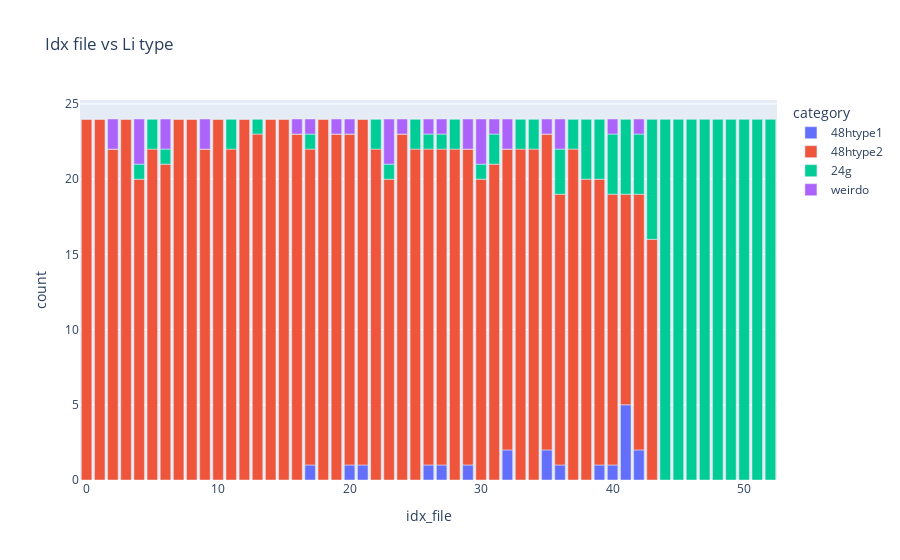

Write notebook code for a chart like this one.
### Code cell
get_amount_type(file_loc_important_cols_sorted, litype, el = "Li")
df = plot_amount_type(file_loc_important_cols_sorted, litype, el = "Li", style = "bar")

### Figure 1 — Plotly figure (JSON) as saved in the notebook; plotly's stock layout.template omitted (floating-point values rounded to 4 significant figures)
{"data": [{"alignmentgroup": "True", "hovertemplate": "category=48htype1<br>idx_file=%{x}<br>count=%{y}<extra></extra>", "legendgroup": "48htype1", "marker": {"color": "#636efa", "pattern": {"shape": ""}}, "name": "48htype1", "offsetgroup": "48htype1", "orientation": "v", "showlegend": true, "textposition": "auto", "type": "bar", "x": [0, 1, 2, 3, 4, 5, 6, 7, 8, 9, 10, 11, 12, 13, 14, 15, 16, 17, 18, 19, 20, 21, 22, 23, 24, 25, 26, 27, 28, 29, 30, 31, 32, 33, 34, 35, 36, 37, 38, 39, 40, 41, 42, 43, 44, 45, 46, 47, 48, 49, 50, 51, 52], "xaxis": "x", "y": [0, 0, 0, 0, 0, 0, 0, 0, 0, 0, 0, 0, 0, 0, 0, 0, 0, 1, 0, 0, 1, 1, 0, 0, 0, 0, 1, 1, 0, 1, 0, 0, 2, 0, 0, 2, 1, 0, 0, 1, 1, 5, 2, 0, 0, 0, 0, 0, 0, 0, 0, 0, 0], "yaxis": "y"}, {"alignmentgroup": "True", "hovertemplate": "category=48htype2<br>idx_file=%{x}<br>count=%{y}<extra></extra>", "legendgroup": "48htype2", "marker": {"color": "#EF553B", "pattern": {"shape": ""}}, "name": "48htype2", "offsetgroup": "48htype2", "orientation": "v", "showlegend": true, "textposition": "auto", "type": "bar", "x": [0, 1, 2, 3, 4, 5, 6, 7, 8, 9, 10, 11, 12, 13, 14, 15, 16, 17, 18, 19, 20, 21, 22, 23, 24, 25, 26, 27, 28, 29, 30, 31, 32, 33, 34, 35, 36, 37, 38, 39, 40, 41, 42, 43, 44, 45, 46, 47, 48, 49, 50, 51, 52], "xaxis": "x", "y": [24, 24, 22, 24, 20, 22, 21, 24, 24, 22, 24, 22, 24, 23, 24, 24, 23, 21, 24, 23, 22, 23, 22, 20, 23, 22, 21, 21, 22, 21, 20, 21, 20, 22, 22, 21, 18, 22, 20, 19, 18, 14, 17, 16, 0, 0, 0, 0, 0, 0, 0, 0, 0], "yaxis": "y"}, {"alignmentgroup": "True", "hovertemplate": "category=24g<br>idx_file=%{x}<br>count=%{y}<extra></extra>", "legendgroup": "24g", "marker": {"color": "#00cc96", "pattern": {"shape": ""}}, "name": "24g", "offsetgroup": "24g", "orientation": "v", "showlegend": true, "textposition": "auto", "type": "bar", "x": [0, 1, 2, 3, 4, 5, 6, 7, 8, 9, 10, 11, 12, 13, 14, 15, 16, 17, 18, 19, 20, 21, 22, 23, 24, 25, 26, 27, 28, 29, 30, 31, 32, 33, 34, 35, 36, 37, 38, 39, 40, 41, 42, 43, 44, 45, 46, 47, 48, 49, 50, 51, 52], "xaxis": "x", "y": [0, 0, 0, 0, 1, 2, 1, 0, 0, 0, 0, 2, 0, 1, 0, 0, 0, 1, 0, 0, 0, 0, 2, 1, 0, 2, 1, 1, 2, 0, 1, 2, 0, 2, 2, 0, 3, 2, 4, 4, 4, 5, 4, 8, 24, 24, 24, 24, 24, 24, 24, 24, 24], "yaxis": "y"}, {"alignmentgroup": "True", "hovertemplate": "category=weirdo<br>idx_file=%{x}<br>count=%{y}<extra></extra>", "legendgroup": "weirdo", "marker": {"color": "#ab63fa", "pattern": {"shape": ""}}, "name": "weirdo", "offsetgroup": "weirdo", "orientation": "v", "showlegend": true, "textposition": "auto", "type": "bar", "x": [0, 1, 2, 3, 4, 5, 6, 7, 8, 9, 10, 11, 12, 13, 14, 15, 16, 17, 18, 19, 20, 21, 22, 23, 24, 25, 26, 27, 28, 29, 30, 31, 32, 33, 34, 35, 36, 37, 38, 39, 40, 41, 42, 43, 44, 45, 46, 47, 48, 49, 50, 51, 52], "xaxis": "x", "y": [0, 0, 2, 0, 3, 0, 2, 0, 0, 2, 0, 0, 0, 0, 0, 0, 1, 1, 0, 1, 1, 0, 0, 3, 1, 0, 1, 1, 0, 2, 3, 1, 2, 0, 0, 1, 2, 0, 0, 0, 1, 0, 1, 0, 0, 0, 0, 0, 0, 0, 0, 0, 0], "yaxis": "y"}], "layout": {"barmode": "relative", "legend": {"title": {"text": "category"}, "tracegroupgap": 0}, "title": {"text": "Idx file vs Li type"}, "xaxis": {"anchor": "y", "domain": [0, 1], "title": {"text": "idx_file"}}, "yaxis": {"anchor": "x", "domain": [0, 1], "title": {"text": "count"}}}}
